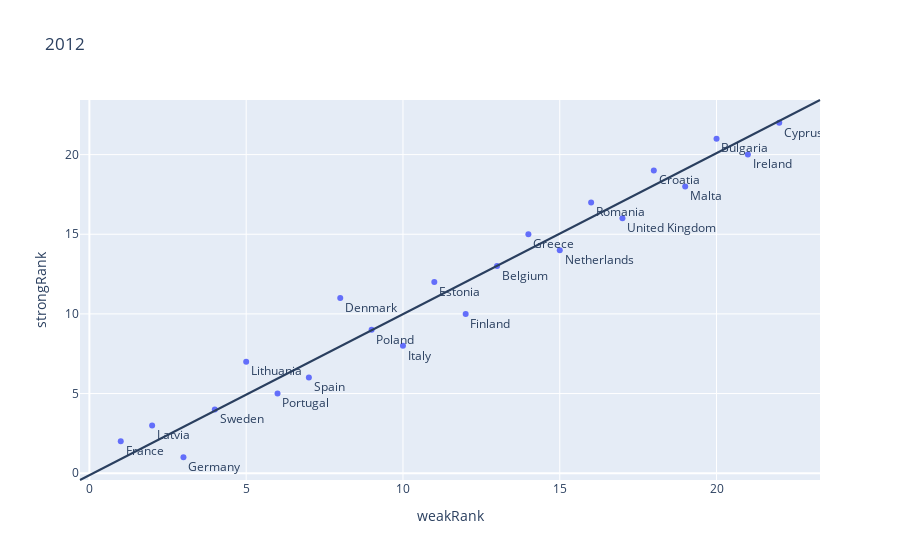
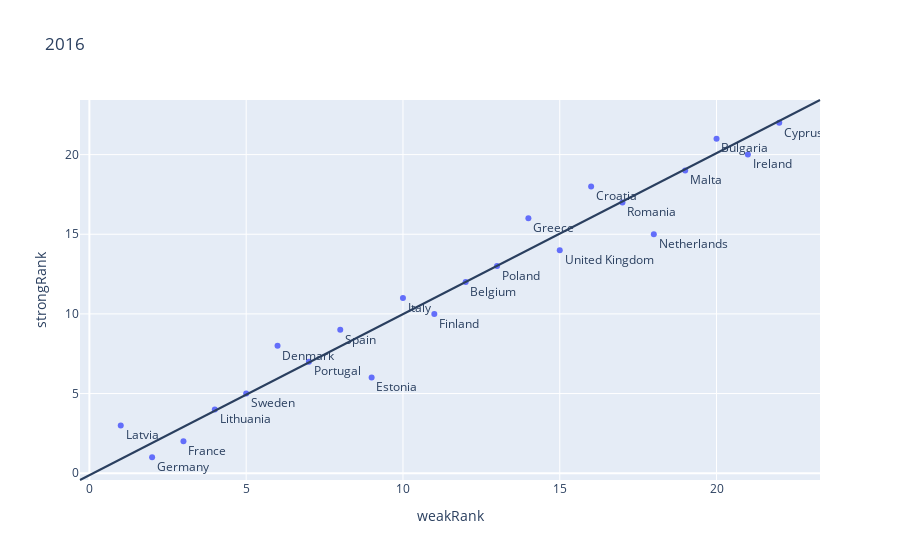
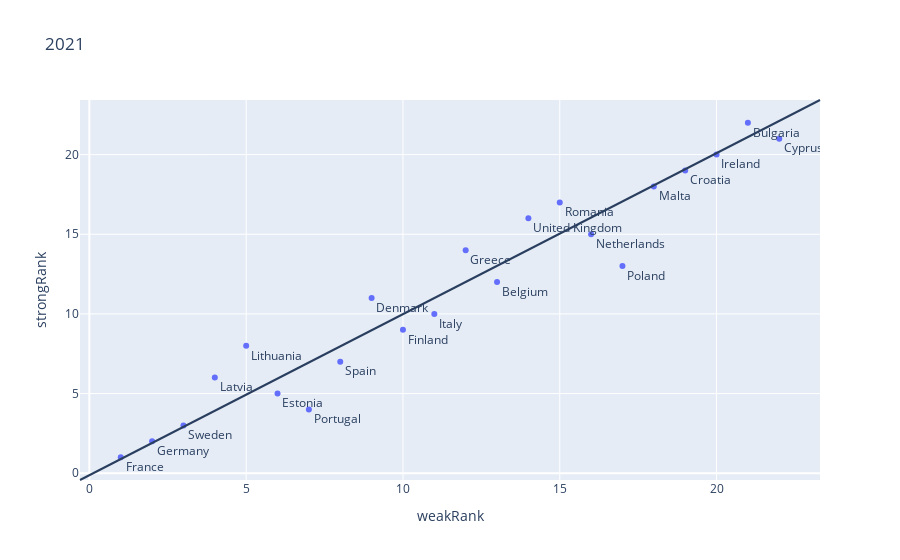

Write notebook code for charts like these, in order.
### Code cell
# plot comparing strong and weak sustainability
fullData.reset_index(inplace=True)

fullData["weakRank"] = fullData.groupby("Year")["scoreWeak"].rank(ascending=False)
fullData["strongRank"] = fullData.groupby("Year")["meanScore"].rank(ascending=False)

for year in [2012, 2016, 2021]:
    fig = px.scatter(
        fullData[fullData.Year == year],
        x="weakRank",
        y="strongRank",
        text="Country",
        title=str(year),
    )
    fig.update_traces(textposition="bottom right")
    fig.update_layout(
        shapes=[
            {
                "type": "line",
                "yref": "paper",
                "xref": "paper",
                "y0": 0,
                "y1": 1,
                "x0": 0,
                "x1": 1,
            }
        ]
    )
    fig.show()

### Figure 1 — Plotly figure (JSON) as saved in the notebook; plotly's stock layout.template omitted (floating-point values rounded to 4 significant figures)
{"data": [{"hovertemplate": "weakRank=%{x}<br>strongRank=%{y}<br>Country=%{text}<extra></extra>", "legendgroup": "", "marker": {"color": "#636efa", "symbol": "circle"}, "mode": "markers+text", "name": "", "orientation": "v", "showlegend": false, "text": ["Belgium", "Bulgaria", "Croatia", "Cyprus", "Denmark", "Estonia", "Finland", "France", "Germany", "Greece", "Ireland", "Italy", "Latvia", "Lithuania", "Malta", "Netherlands", "Poland", "Portugal", "Romania", "Spain", "Sweden", "United Kingdom"], "textposition": "bottom right", "type": "scatter", "x": [13, 20, 18, 22, 8, 11, 12, 1, 3, 14, 21, 10, 2, 5, 19, 15, 9, 6, 16, 7, 4, 17], "xaxis": "x", "y": [13, 21, 19, 22, 11, 12, 10, 2, 1, 15, 20, 8, 3, 7, 18, 14, 9, 5, 17, 6, 4, 16], "yaxis": "y"}], "layout": {"legend": {"tracegroupgap": 0}, "shapes": [{"type": "line", "x0": 0, "x1": 1, "xref": "paper", "y0": 0, "y1": 1, "yref": "paper"}], "title": {"text": "2012"}, "xaxis": {"anchor": "y", "domain": [0, 1], "title": {"text": "weakRank"}}, "yaxis": {"anchor": "x", "domain": [0, 1], "title": {"text": "strongRank"}}}}

### Figure 2 — Plotly figure (JSON) as saved in the notebook; plotly's stock layout.template omitted (floating-point values rounded to 4 significant figures)
{"data": [{"hovertemplate": "weakRank=%{x}<br>strongRank=%{y}<br>Country=%{text}<extra></extra>", "legendgroup": "", "marker": {"color": "#636efa", "symbol": "circle"}, "mode": "markers+text", "name": "", "orientation": "v", "showlegend": false, "text": ["Belgium", "Bulgaria", "Croatia", "Cyprus", "Denmark", "Estonia", "Finland", "France", "Germany", "Greece", "Ireland", "Italy", "Latvia", "Lithuania", "Malta", "Netherlands", "Poland", "Portugal", "Romania", "Spain", "Sweden", "United Kingdom"], "textposition": "bottom right", "type": "scatter", "x": [12, 20, 16, 22, 6, 9, 11, 3, 2, 14, 21, 10, 1, 4, 19, 18, 13, 7, 17, 8, 5, 15], "xaxis": "x", "y": [12, 21, 18, 22, 8, 6, 10, 2, 1, 16, 20, 11, 3, 4, 19, 15, 13, 7, 17, 9, 5, 14], "yaxis": "y"}], "layout": {"legend": {"tracegroupgap": 0}, "shapes": [{"type": "line", "x0": 0, "x1": 1, "xref": "paper", "y0": 0, "y1": 1, "yref": "paper"}], "title": {"text": "2016"}, "xaxis": {"anchor": "y", "domain": [0, 1], "title": {"text": "weakRank"}}, "yaxis": {"anchor": "x", "domain": [0, 1], "title": {"text": "strongRank"}}}}

### Figure 3 — Plotly figure (JSON) as saved in the notebook; plotly's stock layout.template omitted (floating-point values rounded to 4 significant figures)
{"data": [{"hovertemplate": "weakRank=%{x}<br>strongRank=%{y}<br>Country=%{text}<extra></extra>", "legendgroup": "", "marker": {"color": "#636efa", "symbol": "circle"}, "mode": "markers+text", "name": "", "orientation": "v", "showlegend": false, "text": ["Belgium", "Bulgaria", "Croatia", "Cyprus", "Denmark", "Estonia", "Finland", "France", "Germany", "Greece", "Ireland", "Italy", "Latvia", "Lithuania", "Malta", "Netherlands", "Poland", "Portugal", "Romania", "Spain", "Sweden", "United Kingdom"], "textposition": "bottom right", "type": "scatter", "x": [13, 21, 19, 22, 9, 6, 10, 1, 2, 12, 20, 11, 4, 5, 18, 16, 17, 7, 15, 8, 3, 14], "xaxis": "x", "y": [12, 22, 19, 21, 11, 5, 9, 1, 2, 14, 20, 10, 6, 8, 18, 15, 13, 4, 17, 7, 3, 16], "yaxis": "y"}], "layout": {"legend": {"tracegroupgap": 0}, "shapes": [{"type": "line", "x0": 0, "x1": 1, "xref": "paper", "y0": 0, "y1": 1, "yref": "paper"}], "title": {"text": "2021"}, "xaxis": {"anchor": "y", "domain": [0, 1], "title": {"text": "weakRank"}}, "yaxis": {"anchor": "x", "domain": [0, 1], "title": {"text": "strongRank"}}}}
